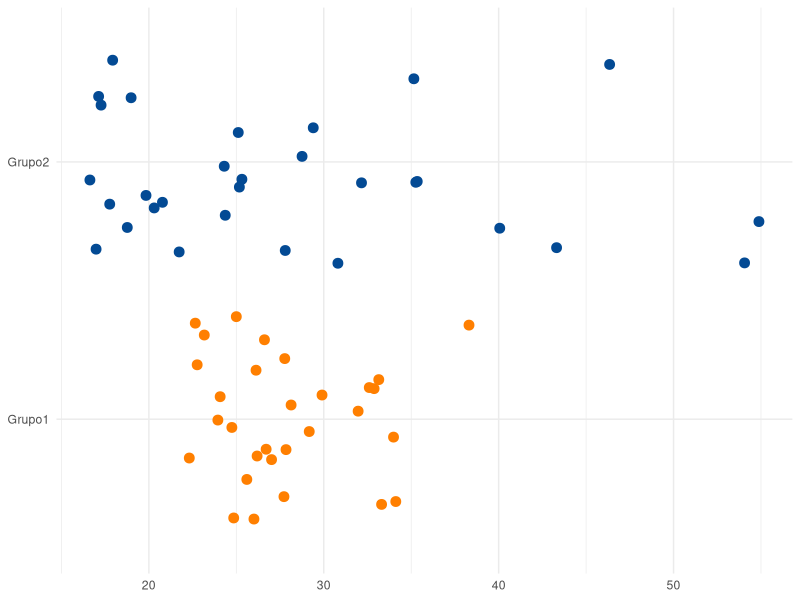

Here is the R script that generated this plot:
## ---- chunk 1
knitr::opts_chunk$set(echo = TRUE, comment = NA)

x1=c(27, 27, 28, 28, 34, 28, 26, 33, 24, 28, 25, 25, 33, 27, 34, 38, 24, 26, 22, 
     23, 33, 23, 26, 26, 32, 33, 29, 30, 25, 23)
x2=c(35,  25,  19,  17,  24,   17,  55,  25,  31,   35,  43,  28,  32,  19,  20, 
     17, 25,  18,  21,  22,  17,  35,  29,  20,  54,  46,  24, 29, 40, 18)
data2 <- data.frame(name2=c(rep("Grupo1",30), rep("Grupo2",30)),
                    value2=c(x1,x2)
)

library(ggplot2)

col1 ="#FF7F00"  # naranja - color primario 
col2 ="#034A94"  # azul oscuro - color secundario
col3 ="#0EB0C6"  # azul claro - color terciario
col4 ="#686868"  # gris - color texto


## ---- chunk 2

x1=c(27, 27, 28, 28, 34, 28, 26, 33, 24, 28, 25, 25, 33, 27, 34, 38, 24, 26, 22, 
     23, 33, 23, 26, 26, 32, 33, 29, 30, 25, 23)
x2=c(35,  25,  19,  17,  24,   17,  55,  25,  31,   35,  43,  28,  32,  19,  20, 
     17, 25,  18,  21,  22,  17,  35,  29,  20,  54,  46,  24, 29, 40, 18)
data2 <- data.frame(name2=c(rep("Grupo1",30), rep("Grupo2",30)),
                    value2=c(x1,x2))

p3=ggplot(data2, aes(x=value2, y=name2, color = name2)) +
          geom_jitter(size=3, alpha=1) +
          scale_color_manual(values=c("#FF7F00", "#034A94"))+
    # Eliminar el eje y y el nombre de la variable en la leyenda
        theme_minimal() +
        theme(axis.title.y = element_blank(),
        axis.title.x = element_blank(),
        legend.title = element_blank(),
        legend.position = "none")

p3  
